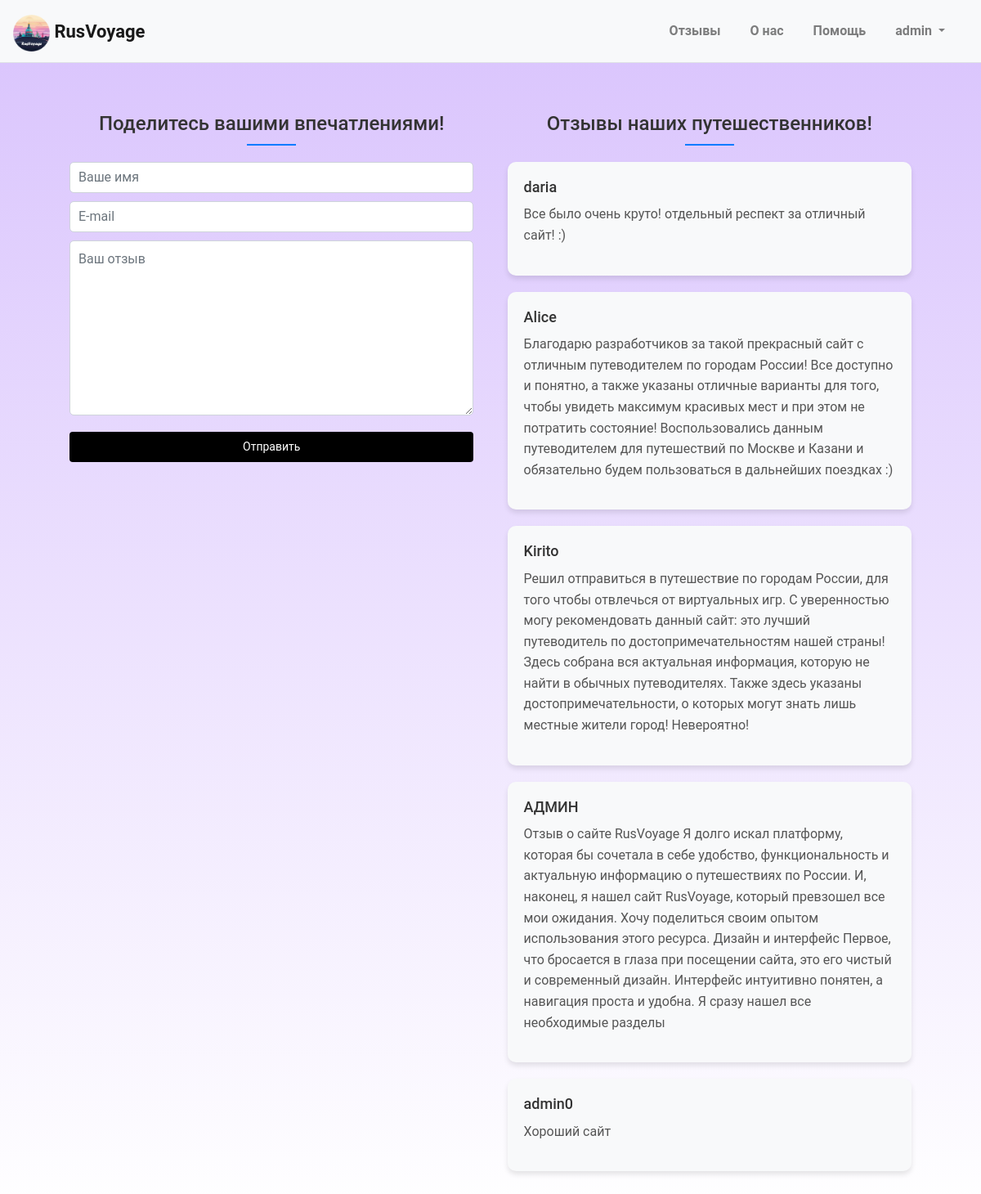
Screenshot of /feedback/ (signed in) with the database file from the repository.
### main/models.py (models this page shows, shortened)
class UsersFeedback(models.Model):
    username = models.CharField(max_length=30, blank=False)
    email = models.CharField(max_length=30, blank=False)
    feedback = models.CharField(max_length=500, blank=False)

### main/views.py (the view)
# urls.py: path('feedback/', views.feedback, name='feedback'),
def feedback(request):
    modal_form = modal_auth(request)
    news = UsersFeedback.objects.all()
    if request.method == 'POST':
        form = UsersFeedbackForm(request.POST)
        if form.is_valid():
            form.save()
            return redirect('feedback')
    else:
        form = UsersFeedbackForm()
    data = {
        'formReg': modal_form['formReg'],
        'formLog': modal_form['formLog'],
        'news': news,
        'form': form
    }
    return render(request, 'feedback.html', data)

### main/forms.py
class AccountFormRegister(forms.ModelForm):
    class Meta:
        model = Account
        fields = ['username', 'email', 'phone', 'password']
        widgets = {
            'username': TextInput(attrs={
                'required': True,
                'type': 'text',
                'class': 'form-control',
                'placeholder': 'Имя'
            }),
            "email": forms.EmailInput(attrs={
                'required': True,
                'type': 'email',
                'class': 'form-control',
                'placeholder': 'Email'
            }),
            'phone': TextInput(attrs={
                'required': True,
                'type': 'text',
                'class': 'form-control',
                'placeholder': 'Номер телефона'
            }),
            "password": PasswordInput(attrs={
                'required': True,
                'type': 'password',
                'class': 'form-control',
                'placeholder': 'Пароль'
            })
        }

class CustomLoginForm(forms.Form):
    username = forms.CharField(widget=TextInput(attrs={
        'placeholder': 'Имя',
        'type': 'text',
        'class': 'form-control',
    }))
    password = forms.CharField(widget=PasswordInput(attrs={
        'placeholder': 'Пароль',
        'type': 'password',
        'class': 'form-control',
    }))

### main/views.py (called while the page is built, shortened)
def modal_auth(request):
    formReg = AccountFormRegister()
    formLog = CustomLoginForm()
    return {'formReg': formReg, 'formLog': formLog}

### templates/feedback.html (shortened to what this page needs)
{% extends 'base.html' %}
{% load static %}
{% block content %}
<div class="container-feedback">
    <div class="feedback-form-container">
        <div class="feedback-title-left">
            <h2>Поделитесь вашими впечатлениями!</h2>
        </div>
        <form method="POST" сlass="feedback-form">
            {{ form.username }}
            {{ form.email }}
            {{ form.feedback }}
            <button class="btn btn-primary" type="submit">Отправить</button>
        </form>
    </div>
    <div class="reviews-container">
        <div class="feedback-title-right">
            <h2>Отзывы наших путешественников!</h2>
        </div>
        {% for review in news %}
        <div class="review">
            <h3>{{ review.username }}</h3>
            <p>{{ review.feedback }}</p>
        </div>
        {% endfor %}
    </div>
</div>
{% endblock %}

### main/static/css/base.css (style rules this page uses)
body { font-family: "Roboto", sans-serif; font-size: 16px; color: #333; background: linear-gradient(to top, hsl(0, 0%, 100%), #d9c3fd); background-attachment: fixed; }
.form-control { width: 100%; padding: 10px; margin-bottom: 10px; }
.btn-primary { background-color: #000; color: #fff; padding: 10px 20px; border: none; cursor: pointer; }

### main/static/css/feedback-css.css (style rules this page uses)
.container-feedback { display: flex; flex-wrap: wrap; justify-content: space-between; padding: 40px; }
.feedback-form-container { width: 100%; max-width: 600px; margin: 0 auto; }
.reviews-container { width: 100%; }
.feedback-title-left, .feedback-title-right { text-align: center; margin-bottom: 20px; max-width: 90%; margin: 0 auto; }
.btn-primary { margin-top: 10px; width: 100%; }
.review { background-color: #f8f9fa; padding: 20px; border-radius: 10px; margin-bottom: 20px; box-shadow: 0 4px 6px rgba(0, 0, 0, 0.1); }
.feedback-title-left h2, .feedback-title-right h2 { font-size: 24px; color: #333; }
.review h3 { font-size: 18px; margin-bottom: 10px; }
.review p { font-size: 16px; color: #555; line-height: 1.6; }
.feedback-title-left h2::after, .feedback-title-right h2::after { content: ''; display: block; width: 60px; height: 2px; background-color: #007bff; margin: 10px auto; }
.feedback-title-left h2, .feedback-title-right h2 { font-size: 24px; color: #333; margin-top: 20px; margin-bottom: 20px; }
@media (min-width: 768px) { .container-feedback { flex-wrap: nowrap; } }
@media (min-width: 768px) { .feedback-form-container, .reviews-container { width: 48%; margin: 0; } }

### main/static/css/profile-css.css (style rules this page uses)
.btn-primary { background-color: #000000; border: none; padding: 8px 16px; font-size: 0.875em; }

### main/static/css/help.css (style rules this page uses)
.form-control { border-radius: 5px; }

### rows the page displays
UsersFeedback: username "daria", feedback "Все было очень круто! отдельный респект за отличный сайт! :)"
UsersFeedback: username "Alice", feedback "Благодарю разработчиков за такой прекрасный сайт с отличным путеводителем по городам России! Все доступно и понятно, а также указаны отличные варианты для того, чтобы увидеть максимум красивых мест и при этом не потратить состояние! Воспользовались данным путеводителем для путешествий по Москве и Казани и обязательно будем пользоваться в дальнейших поездках :)"
UsersFeedback: username "Kirito", feedback "Решил отправиться в путешествие по городам России, для того чтобы отвлечься от виртуальных игр. С уверенностью могу рекомендовать данный сайт: это лучший путеводитель по достопримечательностям нашей страны! Здесь собрана вся актуальная информация, которую не найти в обычных путеводителях. Также здесь указаны достопримечательности, о которых могут знать лишь местные жители город! Невероятно!"
UsersFeedback: username "АДМИН", feedback "Отзыв о сайте RusVoyage Я долго искал платформу, которая бы сочетала в себе удобство, функциональность и актуальную информацию о путешествиях по России. И, наконец, я нашел сайт RusVoyage, который превзошел все мои ожидания. Хочу поделиться своим опытом использования этого ресурса. Дизайн и интерфейс Первое, что бросается в глаза при посещении сайта, это его чистый и современный дизайн. Интерфейс интуитивно понятен, а навигация проста и удобна. Я сразу нашел все необходимые разделы"
UsersFeedback: username "admin0", feedback "Хороший сайт"

### other values shown
{{ request.session.username }} "admin"
